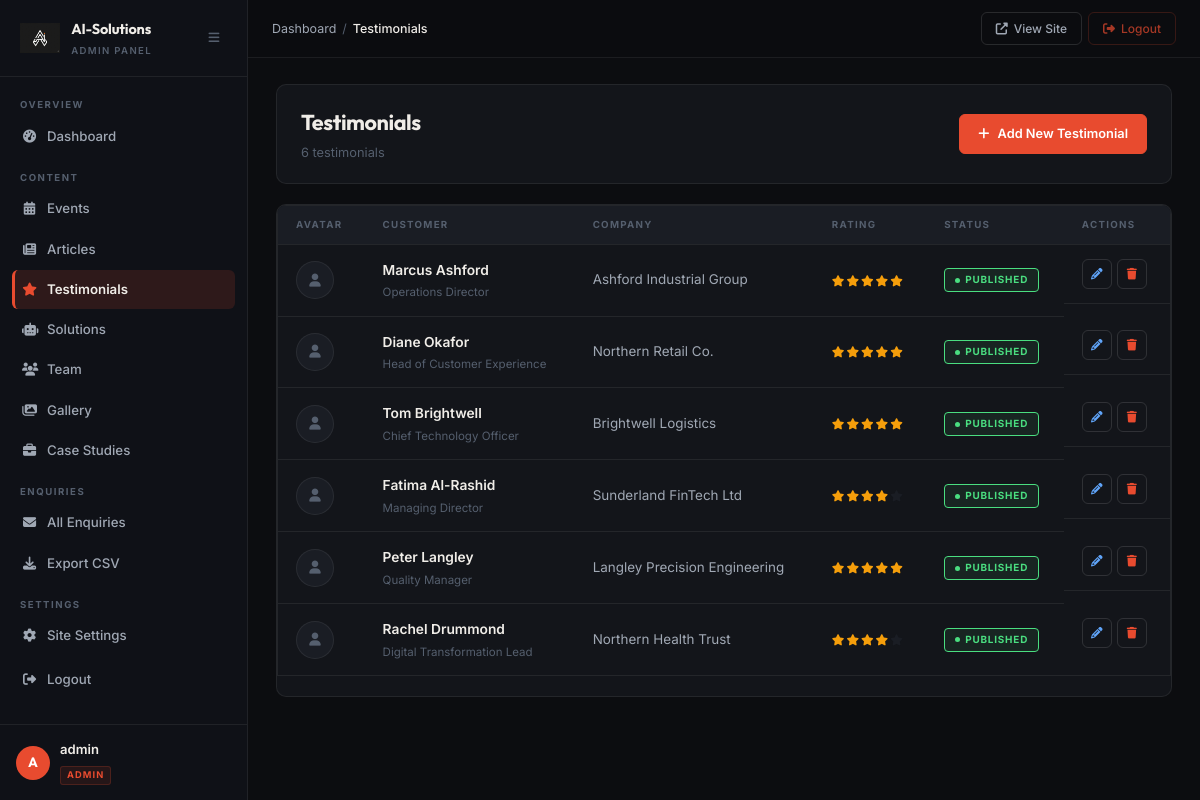
The page /admin/testimonials (signed in) on the database its author committed.
### models.py (models this page shows, shortened)
class SiteSettings(db.Model):
    __tablename__ = 'site_settings'
    id = db.Column(db.Integer, primary_key=True)
    company_logo = db.Column(db.String(300), nullable=True)
    company_name = db.Column(db.String(200), default='AI-Solutions')
    tagline = db.Column(db.String(500))
    address = db.Column(db.String(300))
    email = db.Column(db.String(120))
    phone = db.Column(db.String(50))
    linkedin_url = db.Column(db.String(300), nullable=True)
    twitter_url = db.Column(db.String(300), nullable=True)
    facebook_url = db.Column(db.String(300), nullable=True)
    instagram_url = db.Column(db.String(300), nullable=True)
    github_url = db.Column(db.String(300), nullable=True)

class AdminUser(UserMixin, db.Model):
    __tablename__ = 'admin_user'
    id = db.Column(db.Integer, primary_key=True)
    username = db.Column(db.String(80), unique=True, nullable=False)
    password_hash = db.Column(db.String(256), nullable=False)
    profile_picture = db.Column(db.String(300), nullable=True)

class Testimonial(db.Model):
    __tablename__ = 'testimonial'
    id = db.Column(db.Integer, primary_key=True)
    customer_name = db.Column(db.String(100), nullable=False)
    job_title = db.Column(db.String(100))
    company = db.Column(db.String(100))
    quote = db.Column(db.Text)
    rating = db.Column(db.Integer, default=5)
    avatar = db.Column(db.String(300), nullable=True)
    is_published = db.Column(db.Boolean, default=True)

### app.py (the view)
@app.route('/admin/testimonials')
@login_required
def admin_testimonials():
    testimonials = Testimonial.query.all()
    return render_template('admin/manage_testimonials.html', testimonials=testimonials)

### app.py (called while the page is built)
@login_manager.user_loader
def load_user(user_id):
    return db.session.get(AdminUser, int(user_id))

@app.context_processor
def inject_settings():
    settings = db.session.get(SiteSettings, 1)
    if not settings:
        settings = SiteSettings(id=1, company_name='AI-Solutions')
    return dict(settings=settings)

### templates/admin/manage_testimonials.html (shortened to what this page needs)
{% extends 'admin/base_admin.html' %}
{% block breadcrumb %}<span class="bc-sep">/</span><span>Testimonials</span>{% endblock %}
{% block content %}
<div class="page-header">
    <div>
        <h1 class="page-title">Testimonials</h1>
        <p class="page-subtitle">{{ testimonials|length }} testimonial{{ 's' if testimonials|length != 1 }}</p>
    </div>
    <a href="{{ url_for('add_testimonial') }}" class="btn-primary"><i class="fas fa-plus"></i> Add New Testimonial</a>
</div>
<div class="admin-card">
    {% if testimonials %}
    <div class="table-wrap">
        <table class="admin-table">
            <thead>
                <tr>
                    <th>Avatar</th>
                    <th>Customer</th>
                    <th>Company</th>
                    <th>Rating</th>
                    <th>Status</th>
                    <th>Actions</th>
                </tr>
            </thead>
            <tbody>
                {% for t in testimonials %}
                <tr>
                    <td>
                        {% if t.avatar %}
                            <img src="{{ url_for('static', filename=t.avatar) }}" alt="" class="table-thumb table-thumb--round">
                        {% else %}
                            <div class="table-thumb-placeholder table-thumb--round"><i class="fas fa-user"></i></div>
                        {% endif %}
                    </td>
                    <td>
                        <strong>{{ t.customer_name }}</strong><br>
                        <small class="text-muted">{{ t.job_title or '' }}</small>
                    </td>
                    <td>{{ t.company or '—' }}</td>
                    <td>
                        <div class="star-rating">
                            {% for i in range(5) %}
                                <i class="fas fa-star {% if i < t.rating %}star-filled{% else %}star-empty{% endif %}"></i>
                            {% endfor %}
                        </div>
                    </td>
                    <td>
                        {% if t.is_published %}
                            <span class="status-badge status-published">Published</span>
                        {% else %}
                            <span class="status-badge status-draft">Hidden</span>
                        {% endif %}
                    </td>
                    <td class="actions-cell">
                        <a href="{{ url_for('edit_testimonial', id=t.id) }}" class="btn-action btn-edit"><i class="fas fa-pencil-alt"></i></a>
                        <form method="POST" action="{{ url_for('delete_testimonial', id=t.id) }}" class="inline-form">
                            <button type="button" class="btn-action btn-delete" onclick="confirmDelete(this.closest('form'))"><i class="fas fa-trash"></i></button>
                        </form>
                    </td>
                </tr>
                {% endfor %}
            </tbody>
        </table>
    </div>
    {% endif %}
</div>
{% endblock %}

### templates/admin/_sidebar.html (shortened to what this page needs)
<nav class="admin-sidebar" id="adminSidebar">
    <div class="sidebar-header">
        <div class="sidebar-logo">
            {% if settings and settings.company_logo %}
                <img src="{{ url_for('static', filename=settings.company_logo) }}" alt="Logo" class="sidebar-logo-img">
            {% else %}
                <div class="sidebar-logo-icon"><i class="fas fa-brain"></i></div>
            {% endif %}
        </div>
        <div class="sidebar-brand">
            <span class="brand-name">{{ settings.company_name if settings else 'AI-Solutions' }}</span>
            <span class="brand-tag">Admin Panel</span>
        </div>
        <button class="sidebar-toggle-btn" id="sidebarToggle"><i class="fas fa-bars"></i></button>
    </div>
    <div class="sidebar-nav">
        <div class="nav-section">
            <span class="nav-section-label">Overview</span>
            <a href="{{ url_for('admin_dashboard') }}" class="nav-item {% if request.endpoint == 'admin_dashboard' %}active{% endif %}">
                <i class="fas fa-tachometer-alt"></i><span>Dashboard</span>
            </a>
        </div>
        <div class="nav-section">
            <span class="nav-section-label">Content</span>
            <a href="{{ url_for('admin_events') }}" class="nav-item {% if 'event' in request.endpoint %}active{% endif %}">
                <i class="fas fa-calendar-alt"></i><span>Events</span>
            </a>
            <a href="{{ url_for('admin_articles') }}" class="nav-item {% if 'article' in request.endpoint %}active{% endif %}">
                <i class="fas fa-newspaper"></i><span>Articles</span>
            </a>
            <a href="{{ url_for('admin_testimonials') }}" class="nav-item {% if 'testimonial' in request.endpoint %}active{% endif %}">
                <i class="fas fa-star"></i><span>Testimonials</span>
            </a>
            <a href="{{ url_for('admin_solutions') }}" class="nav-item {% if 'solution' in request.endpoint %}active{% endif %}">
                <i class="fas fa-robot"></i><span>Solutions</span>
            </a>
            <a href="{{ url_for('admin_team') }}" class="nav-item {% if 'team' in request.endpoint %}active{% endif %}">
                <i class="fas fa-users"></i><span>Team</span>
            </a>
            <a href="{{ url_for('admin_gallery') }}" class="nav-item {% if 'gallery' in request.endpoint %}active{% endif %}">
                <i class="fas fa-images"></i><span>Gallery</span>
            </a>
            <a href="{{ url_for('case_studies') }}" class="nav-item {% if 'case_stud' in request.endpoint %}active{% endif %}">
                <i class="fas fa-briefcase"></i><span>Case Studies</span>
            </a>
        </div>
        <div class="nav-section">
            <span class="nav-section-label">Enquiries</span>
            <a href="{{ url_for('admin_enquiries') }}" class="nav-item {% if 'enquir' in request.endpoint %}active{% endif %}">
                <i class="fas fa-envelope"></i><span>All Enquiries</span>
            </a>
            <a href="{{ url_for('export_enquiries') }}" class="nav-item">
                <i class="fas fa-download"></i><span>Export CSV</span>
            </a>
        </div>
        <div class="nav-section">
            <span class="nav-section-label">Settings</span>
            <a href="{{ url_for('admin_settings') }}" class="nav-item {% if request.endpoint == 'admin_settings' %}active{% endif %}">
                <i class="fas fa-cog"></i><span>Site Settings</span>
            </a>
        </div>
        <div class="nav-section">
            <a href="{{ url_for('admin_logout') }}" class="nav-item nav-logout">
                <i class="fas fa-sign-out-alt"></i><span>Logout</span>
            </a>
        </div>
    </div>
    <div class="sidebar-footer">
        <div class="admin-avatar-wrap">
            {% if current_user.profile_picture %}
                <img src="{{ url_for('static', filename=current_user.profile_picture) }}" alt="Admin" class="admin-avatar-img">
            {% else %}
                <div class="admin-avatar-initials">{{ current_user.username[0].upper() }}</div>
            {% endif %}
        </div>
        <div class="admin-user-info">
            <span class="admin-username">{{ current_user.username }}</span>
            <span class="admin-badge">Admin</span>
        </div>
    </div>
</nav>

### rows shown on the page
SiteSettings: company_logo (picture), company_name "AI-Solutions"
AdminUser: username "A", username "admin"
Testimonial: customer_name "Marcus Ashford", job_title "Operations Director", company "Ashford Industrial Group", rating 5 (drawn), is_published "PUBLISHED"
Testimonial: customer_name "Diane Okafor", job_title "Head of Customer Experience", company "Northern Retail Co.", rating 5 (drawn), is_published "PUBLISHED"
Testimonial: customer_name "Tom Brightwell", job_title "Chief Technology Officer", company "Brightwell Logistics", rating 5 (drawn), is_published "PUBLISHED"
Testimonial: customer_name "Fatima Al-Rashid", job_title "Managing Director", company "Sunderland FinTech Ltd", rating 4 (drawn), is_published "PUBLISHED"
Testimonial: customer_name "Peter Langley", job_title "Quality Manager", company "Langley Precision Engineering", rating 5 (drawn), is_published "PUBLISHED"
Testimonial: customer_name "Rachel Drummond", job_title "Digital Transformation Lead", company "Northern Health Trust", rating 4 (drawn), is_published "PUBLISHED"

### other values the page prints
{{ testimonials|length }} "6"
{{ 's' if testimonials|length != 1 }} "s"
